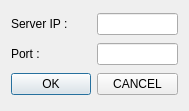
<?xml version="1.0" encoding="UTF-8"?>
<ui version="4.0">
 <class>InterfaceServerIPSettingDlg</class>
 <widget class="QDialog" name="InterfaceServerIPSettingDlg">
  <property name="geometry">
   <rect>
    <x>0</x>
    <y>0</y>
    <width>189</width>
    <height>111</height>
   </rect>
  </property>
  <property name="windowTitle">
   <string>Dialog</string>
  </property>
  <layout class="QGridLayout" name="gridLayout">
   <item row="3" column="0">
    <widget class="QPushButton" name="btnOK">
     <property name="text">
      <string>OK</string>
     </property>
    </widget>
   </item>
   <item row="3" column="1">
    <widget class="QPushButton" name="btnCancel">
     <property name="text">
      <string>CANCEL</string>
     </property>
    </widget>
   </item>
   <item row="0" column="1">
    <widget class="QLineEdit" name="editServerIP"/>
   </item>
   <item row="0" column="0">
    <widget class="QLabel" name="label">
     <property name="text">
      <string>Server IP :</string>
     </property>
    </widget>
   </item>
   <item row="1" column="0">
    <widget class="QLabel" name="label_2">
     <property name="text">
      <string>Port :</string>
     </property>
    </widget>
   </item>
   <item row="1" column="1">
    <widget class="QLineEdit" name="editPort"/>
   </item>
  </layout>
 </widget>
 <resources/>
 <connections/>
</ui>
